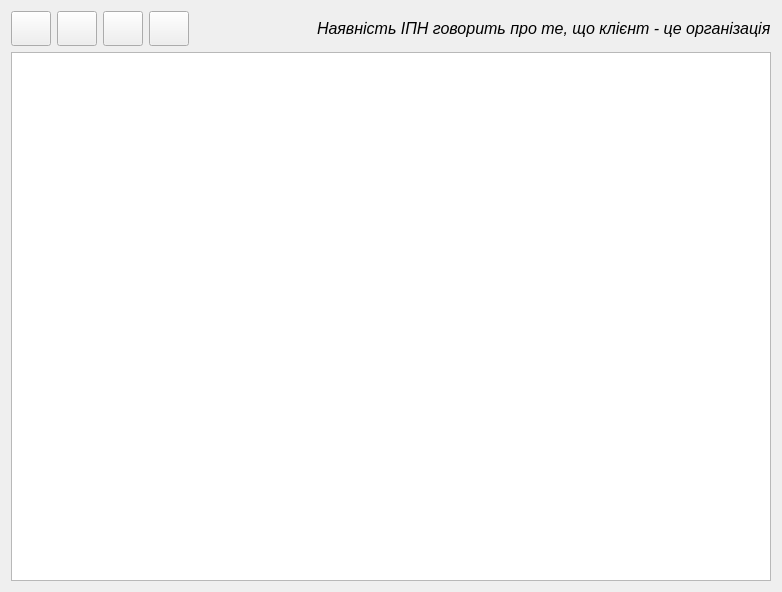
<?xml version="1.0" encoding="UTF-8"?>
<ui version="4.0">
 <class>Customers</class>
 <widget class="QWidget" name="Customers">
  <property name="geometry">
   <rect>
    <x>0</x>
    <y>0</y>
    <width>782</width>
    <height>592</height>
   </rect>
  </property>
  <property name="windowTitle">
   <string>Form</string>
  </property>
  <layout class="QVBoxLayout" name="verticalLayout">
   <item>
    <layout class="QHBoxLayout" name="horizontalLayout">
     <item>
      <widget class="QPushButton" name="btn_add">
       <property name="sizePolicy">
        <sizepolicy hsizetype="Fixed" vsizetype="Fixed">
         <horstretch>0</horstretch>
         <verstretch>0</verstretch>
        </sizepolicy>
       </property>
       <property name="minimumSize">
        <size>
         <width>40</width>
         <height>35</height>
        </size>
       </property>
       <property name="text">
        <string/>
       </property>
       <property name="icon">
        <iconset resource="../recources/all.qrc">
         <normaloff>:/icons/add.png</normaloff>:/icons/add.png</iconset>
       </property>
       <property name="shortcut">
        <string>Ctrl+A</string>
       </property>
      </widget>
     </item>
     <item>
      <widget class="QPushButton" name="btn_del">
       <property name="enabled">
        <bool>true</bool>
       </property>
       <property name="sizePolicy">
        <sizepolicy hsizetype="Fixed" vsizetype="Fixed">
         <horstretch>0</horstretch>
         <verstretch>0</verstretch>
        </sizepolicy>
       </property>
       <property name="minimumSize">
        <size>
         <width>40</width>
         <height>35</height>
        </size>
       </property>
       <property name="text">
        <string/>
       </property>
       <property name="icon">
        <iconset resource="../recources/all.qrc">
         <normaloff>:/icons/delete.png</normaloff>:/icons/delete.png</iconset>
       </property>
       <property name="shortcut">
        <string>Del</string>
       </property>
      </widget>
     </item>
     <item>
      <widget class="QPushButton" name="btn_info">
       <property name="enabled">
        <bool>true</bool>
       </property>
       <property name="sizePolicy">
        <sizepolicy hsizetype="Fixed" vsizetype="Fixed">
         <horstretch>0</horstretch>
         <verstretch>0</verstretch>
        </sizepolicy>
       </property>
       <property name="minimumSize">
        <size>
         <width>40</width>
         <height>35</height>
        </size>
       </property>
       <property name="text">
        <string/>
       </property>
       <property name="icon">
        <iconset resource="../recources/all.qrc">
         <normaloff>:/icons/info.png</normaloff>:/icons/info.png</iconset>
       </property>
       <property name="shortcut">
        <string>Del</string>
       </property>
      </widget>
     </item>
     <item>
      <widget class="QPushButton" name="btn_cars">
       <property name="enabled">
        <bool>true</bool>
       </property>
       <property name="sizePolicy">
        <sizepolicy hsizetype="Fixed" vsizetype="Fixed">
         <horstretch>0</horstretch>
         <verstretch>0</verstretch>
        </sizepolicy>
       </property>
       <property name="minimumSize">
        <size>
         <width>40</width>
         <height>35</height>
        </size>
       </property>
       <property name="text">
        <string/>
       </property>
       <property name="icon">
        <iconset resource="../recources/all.qrc">
         <normaloff>:/icons/car.png</normaloff>:/icons/car.png</iconset>
       </property>
       <property name="shortcut">
        <string>Del</string>
       </property>
      </widget>
     </item>
     <item>
      <spacer name="horizontalSpacer">
       <property name="orientation">
        <enum>Qt::Horizontal</enum>
       </property>
       <property name="sizeType">
        <enum>QSizePolicy::Expanding</enum>
       </property>
       <property name="sizeHint" stdset="0">
        <size>
         <width>40</width>
         <height>20</height>
        </size>
       </property>
      </spacer>
     </item>
     <item>
      <widget class="QLabel" name="label">
       <property name="font">
        <font>
         <pointsize>12</pointsize>
         <italic>true</italic>
        </font>
       </property>
       <property name="text">
        <string>Наявність ІПН говорить про те, що клієнт - це організація</string>
       </property>
      </widget>
     </item>
    </layout>
   </item>
   <item>
    <layout class="QHBoxLayout" name="horizontalLayout_2">
     <item>
      <widget class="QTableView" name="tableView">
       <property name="editTriggers">
        <set>QAbstractItemView::AnyKeyPressed|QAbstractItemView::CurrentChanged|QAbstractItemView::EditKeyPressed|QAbstractItemView::SelectedClicked</set>
       </property>
       <property name="selectionMode">
        <enum>QAbstractItemView::SingleSelection</enum>
       </property>
       <property name="selectionBehavior">
        <enum>QAbstractItemView::SelectItems</enum>
       </property>
      </widget>
     </item>
    </layout>
   </item>
  </layout>
 </widget>
 <resources>
  <include location="../recources/all.qrc"/>
 </resources>
 <connections/>
</ui>
